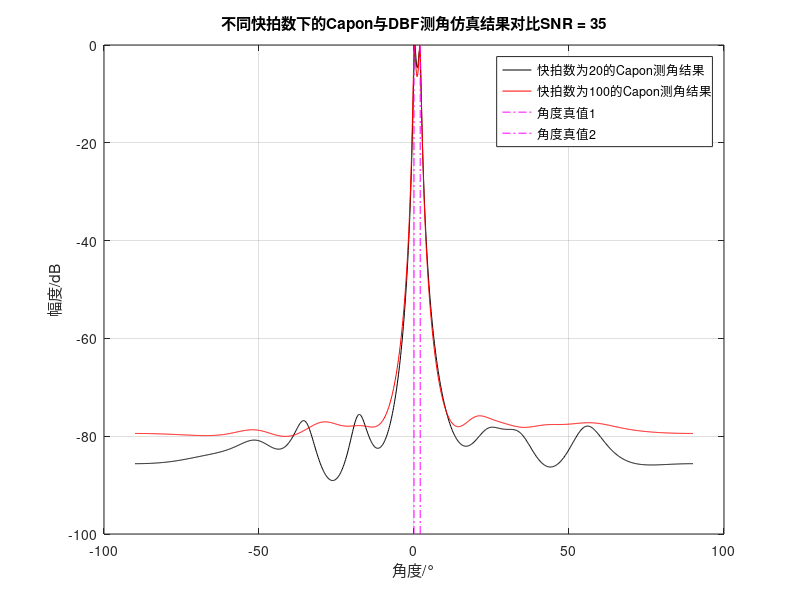

The MATLAB source for this figure:
clear all; clc; close all;
%% Capon不同的快拍数下的效果
%{
    Capon同DBF都属于波束形成的算法，共同点是都需要构造一个导向矢量，不同点是Capon
    使用的能量估计式为1/（a'*inv(R)*a），而DBF是直接将导向矢量和回波信号相乘。
    按理论来说Capon需要多快拍支持，但是20快拍和100快拍相差不大？不过快拍数继续减少影响就很大了。
    SNR确实对Capon的影响很大，低SNR下效果可能会不太理想，就像这里没法分出两个目标。
%}
%构造阵列
array    = linspace(0,11,12); % 阵元
arraylen = length(array); % 阵元数量
dd       = 0.5; % 间距

%构造目标
theta      = [0 2]; % 两个目标对应的方向角
SNR        = 35;
numstarget = length(theta);

%构造回波信号   两个不同的快拍数
snap1    = 20;
snap2    = 100;
S1       = rand(numstarget,snap1)+1;
signal1  = exp(1i*2*pi*dd*sind(theta).'*array);  signal1 = signal1.'*S1;  signal1 = awgn(signal1,SNR); % 生成快拍数为20时所有阵元的接收信号
S2       = rand(numstarget,snap2)+1;
signal2  = exp(1i*2*pi*dd*sind(theta).'*array);  signal2 = signal2.'*S2;  signal2 = awgn(signal2,SNR); % 生成快拍数为100时所有阵元的接收信号


%分别使用capon测角
theta_scan = linspace(-90,90,1024);
R1 = inv(signal1*signal1'./snap1);   % 信号的协方差阵，快拍数20
R2 = inv(signal2*signal2'./snap2);   % 信号的协方差阵，快拍数100
aa = exp(1i*2*pi*dd*array'*sind(theta_scan));
for ii = 1:length(theta_scan)
    caponresult1(ii) = 1/(abs(aa(:, ii)'*R1*aa(:, ii)));
    caponresult2(ii) = 1/(abs(aa(:, ii)'*R2*aa(:, ii)));
end
caponresult1 = 20*log10(caponresult1./max(caponresult1));
caponresult2 = 20*log10(caponresult2./max(caponresult2));

figure(1);
plot(theta_scan,caponresult1,'k');hold on;plot(theta_scan,caponresult2,'r');hold on;
plot([theta(1),theta(1)],ylim,'m-.');plot([theta(2),theta(2)],ylim,'m-.');
title(['不同快拍数下的Capon与DBF测角仿真结果对比', 'SNR = ',num2str(SNR)]);
xlabel('角度/°');ylabel('幅度/dB');grid on; hold off;
legend('快拍数为20的Capon测角结果','快拍数为100的Capon测角结果','角度真值1','角度真值2');


